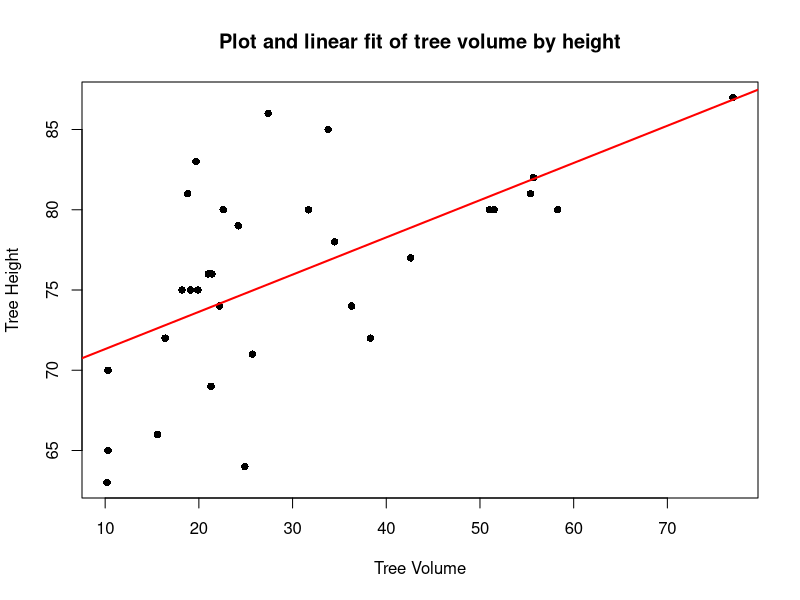

Here is the R script that generated this plot:
data("trees")

png(filename = "TreeHeights.png")
plot(trees$Volume, trees$Height,
    pch = 16,
    ylab = "Tree Height",
    xlab = "Tree Volume",
    main = "Plot and linear fit of tree volume by height"
)

slr.fit <- lm(Height ~ Volume, data = trees)
Volume <- trees$Volume
Height <- trees$Height

abline(slr.fit, lwd = 2, col = "red")
dev.off()

anova.table <- anova(slr.fit)

confint(slr.fit, level = 0.90)
b0 <- slr.fit$coefficients[1]
b1 <- slr.fit$coefficients[2]

r <- sum((trees$Height - slr.fit$fitted.values)^2)
LSE <- r / (length(Volume) - 2)
MLE <- r / (length(Volume))

confint(slr.fit, level = 0.90)

MSE <- anova.table$"Mean Sq"[2]
Sxx <- sum((Volume - mean(Volume))^2)

SEb1 <- sqrt(MSE / Sxx)
t <- (b1 - .5) / SEb1

qt(.05, df = 29, lower.tail = TRUE)

print(paste("Beta0 Hat is:", b0, "Beta1 Hat is:", b1))
print(paste("sigma^2 Hat is:", LSE, "MLE is:", MLE))
print("Our Beta0 hat and Beta1 hat confidence interval is:")
confint(slr.fit, level = 0.90)
print(paste(
    "For our test we find that t^* =", t, "and our test stat value is",
    qt(.05, df = 29, lower.tail = TRUE),
    "Thus we reject our null hypothesis."
))
